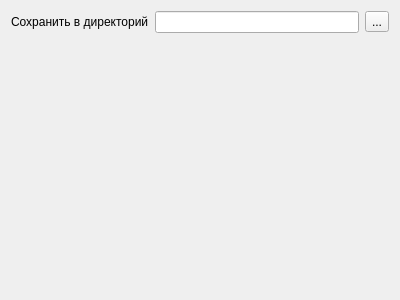
<ui version="4.0" >
 <class>ExportLOFOMSPage3</class>
 <widget class="QWidget" name="ExportLOFOMSPage3" >
  <property name="geometry" >
   <rect>
    <x>0</x>
    <y>0</y>
    <width>400</width>
    <height>300</height>
   </rect>
  </property>
  <property name="windowTitle" >
   <string>Form</string>
  </property>
  <layout class="QGridLayout" >
   <item row="0" column="0" >
    <widget class="QLabel" name="lblDir" >
     <property name="text" >
      <string>Сохранить в директорий</string>
     </property>
    </widget>
   </item>
   <item row="0" column="1" >
    <widget class="QLineEdit" name="edtDir" />
   </item>
   <item row="0" column="2" >
    <widget class="QToolButton" name="btnSelectDir" >
     <property name="text" >
      <string>...</string>
     </property>
    </widget>
   </item>
   <item row="1" column="0" >
    <spacer>
     <property name="orientation" >
      <enum>Qt::Vertical</enum>
     </property>
     <property name="sizeHint" stdset="0" >
      <size>
       <width>128</width>
       <height>241</height>
      </size>
     </property>
    </spacer>
   </item>
  </layout>
 </widget>
 <resources/>
 <connections/>
</ui>
